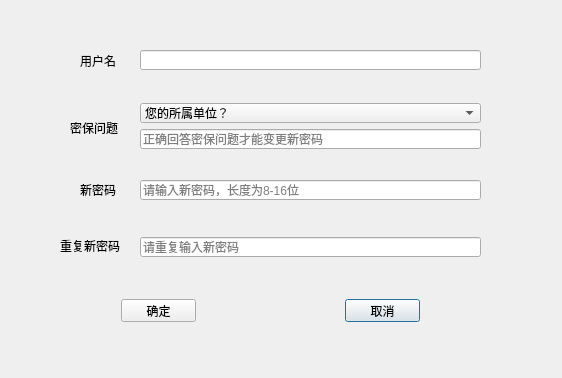
<?xml version="1.0" encoding="UTF-8"?>
<ui version="4.0">
 <class>ForgetDialog</class>
 <widget class="QDialog" name="ForgetDialog">
  <property name="geometry">
   <rect>
    <x>0</x>
    <y>0</y>
    <width>562</width>
    <height>378</height>
   </rect>
  </property>
  <property name="windowTitle">
   <string>Dialog</string>
  </property>
  <widget class="QLabel" name="label_4">
   <property name="geometry">
    <rect>
     <x>80</x>
     <y>55</y>
     <width>54</width>
     <height>12</height>
    </rect>
   </property>
   <property name="text">
    <string>用户名 </string>
   </property>
  </widget>
  <widget class="QLineEdit" name="userLineEdit">
   <property name="geometry">
    <rect>
     <x>140</x>
     <y>50</y>
     <width>341</width>
     <height>20</height>
    </rect>
   </property>
   <property name="placeholderText">
    <string/>
   </property>
  </widget>
  <widget class="QLabel" name="label">
   <property name="geometry">
    <rect>
     <x>70</x>
     <y>120</y>
     <width>48</width>
     <height>16</height>
    </rect>
   </property>
   <property name="text">
    <string>密保问题</string>
   </property>
  </widget>
  <widget class="QComboBox" name="questionComboBox">
   <property name="geometry">
    <rect>
     <x>140</x>
     <y>103</y>
     <width>341</width>
     <height>20</height>
    </rect>
   </property>
   <item>
    <property name="text">
     <string>您的所属单位？</string>
    </property>
   </item>
   <item>
    <property name="text">
     <string>您的生日？</string>
    </property>
   </item>
   <item>
    <property name="text">
     <string>您的姓名？</string>
    </property>
   </item>
   <item>
    <property name="text">
     <string>您所上的大学？</string>
    </property>
   </item>
   <item>
    <property name="text">
     <string>您父母的生日？</string>
    </property>
   </item>
  </widget>
  <widget class="QLineEdit" name="questionLineEdit">
   <property name="geometry">
    <rect>
     <x>140</x>
     <y>129</y>
     <width>341</width>
     <height>20</height>
    </rect>
   </property>
   <property name="placeholderText">
    <string>正确回答密保问题才能变更新密码</string>
   </property>
  </widget>
  <widget class="QLabel" name="label_3">
   <property name="geometry">
    <rect>
     <x>60</x>
     <y>238</y>
     <width>60</width>
     <height>16</height>
    </rect>
   </property>
   <property name="text">
    <string>重复新密码</string>
   </property>
  </widget>
  <widget class="QLabel" name="label_2">
   <property name="geometry">
    <rect>
     <x>80</x>
     <y>182</y>
     <width>36</width>
     <height>16</height>
    </rect>
   </property>
   <property name="text">
    <string>新密码</string>
   </property>
  </widget>
  <widget class="QLineEdit" name="passwdLineEdit">
   <property name="geometry">
    <rect>
     <x>140</x>
     <y>180</y>
     <width>341</width>
     <height>20</height>
    </rect>
   </property>
   <property name="echoMode">
    <enum>QLineEdit::Password</enum>
   </property>
   <property name="placeholderText">
    <string>请输入新密码，长度为8-16位</string>
   </property>
  </widget>
  <widget class="QLineEdit" name="passwdAgainLineEdit">
   <property name="geometry">
    <rect>
     <x>140</x>
     <y>237</y>
     <width>341</width>
     <height>20</height>
    </rect>
   </property>
   <property name="echoMode">
    <enum>QLineEdit::Password</enum>
   </property>
   <property name="placeholderText">
    <string>请重复输入新密码</string>
   </property>
  </widget>
  <widget class="QPushButton" name="cancelButton">
   <property name="geometry">
    <rect>
     <x>345</x>
     <y>299</y>
     <width>75</width>
     <height>23</height>
    </rect>
   </property>
   <property name="styleSheet">
    <string notr="true"/>
   </property>
   <property name="text">
    <string>取消</string>
   </property>
  </widget>
  <widget class="QPushButton" name="okButton">
   <property name="geometry">
    <rect>
     <x>121</x>
     <y>299</y>
     <width>75</width>
     <height>23</height>
    </rect>
   </property>
   <property name="styleSheet">
    <string notr="true"/>
   </property>
   <property name="text">
    <string>确定</string>
   </property>
  </widget>
 </widget>
 <resources/>
 <connections>
  <connection>
   <sender>cancelButton</sender>
   <signal>clicked()</signal>
   <receiver>ForgetDialog</receiver>
   <slot>close()</slot>
   <hints>
    <hint type="sourcelabel">
     <x>370</x>
     <y>334</y>
    </hint>
    <hint type="destinationlabel">
     <x>475</x>
     <y>335</y>
    </hint>
   </hints>
  </connection>
 </connections>
</ui>
